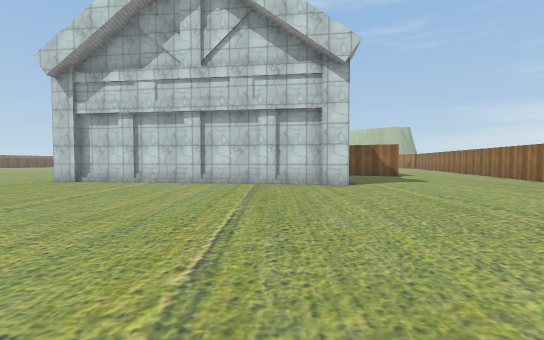
View 1 (above)

24 first-person views from a walk through a 3-D level made in the Unity game engine. The camera is 1.5 m above the floor, tilts 2° down and sees 90° across. Doors are open. The floor is counted in squares, 2 m on a side. Each view is taken from the middle of a square. On the plan, view 1 faces up. The plan holds only what a view shows up to about 10 squares ahead; the rest is blank. The place goes on beyond the plan. The player is left out. Some surface patterns are stand-ins.

View 2
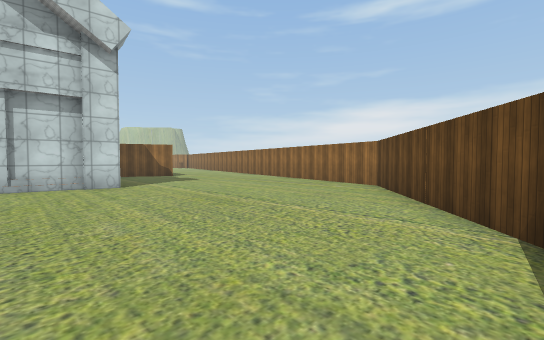

View 3
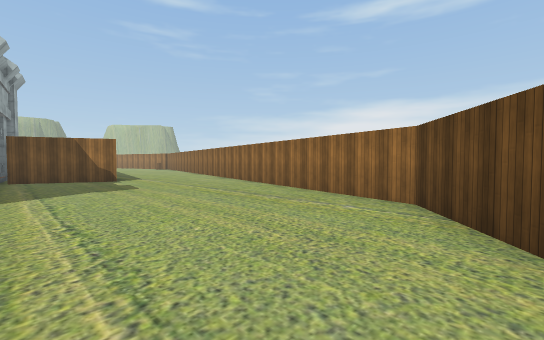

View 4
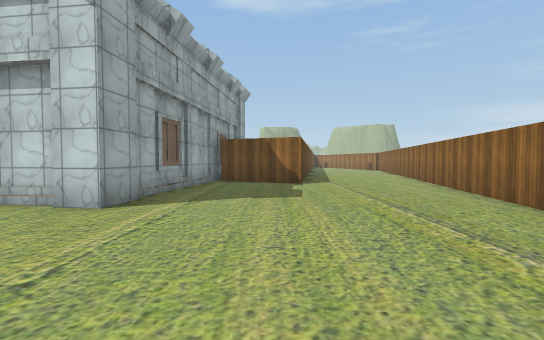

View 5
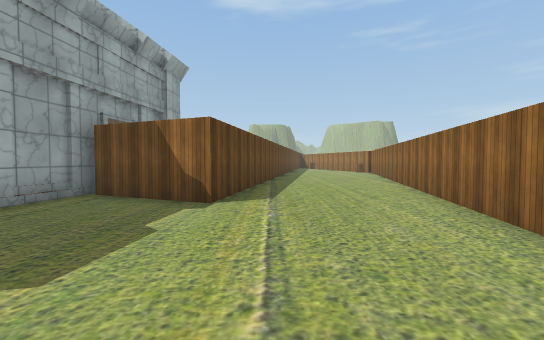

View 6
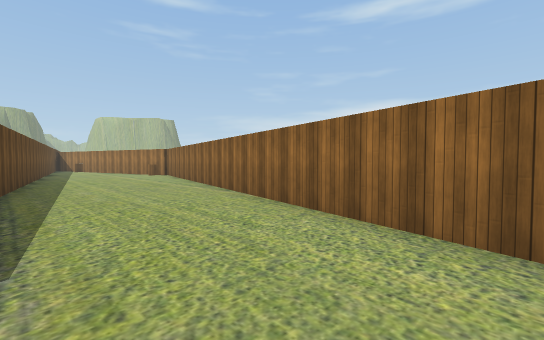

View 7
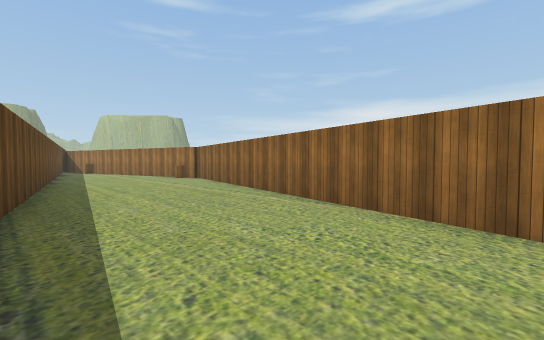

View 8
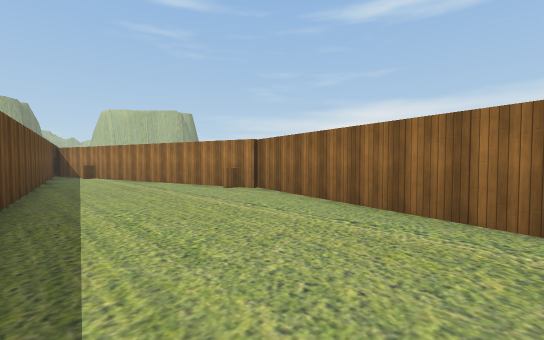

View 9
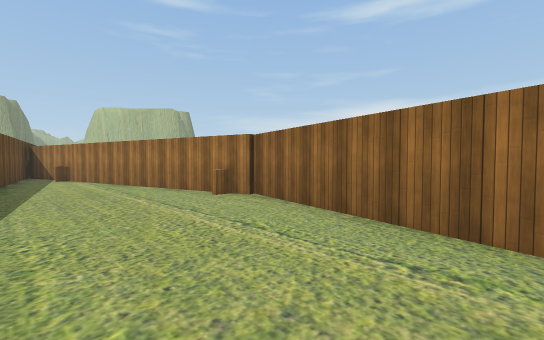

View 10
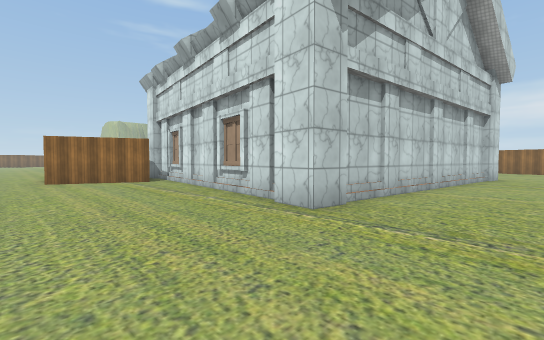

View 11
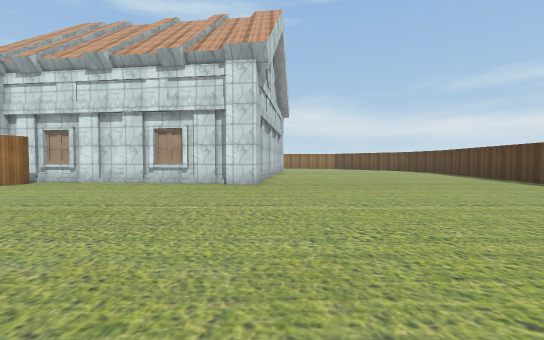

View 12
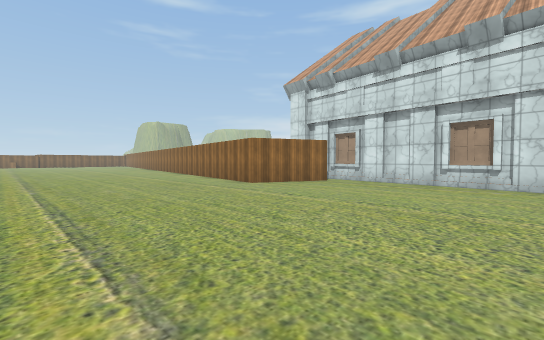

View 13
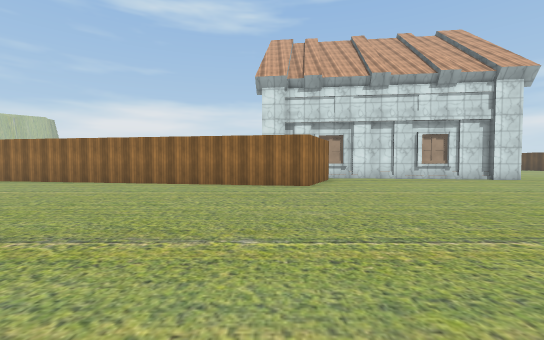

View 14
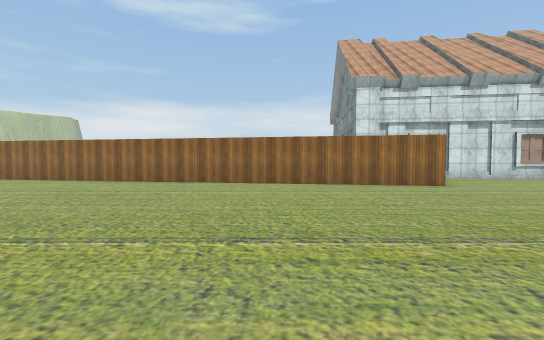

View 15
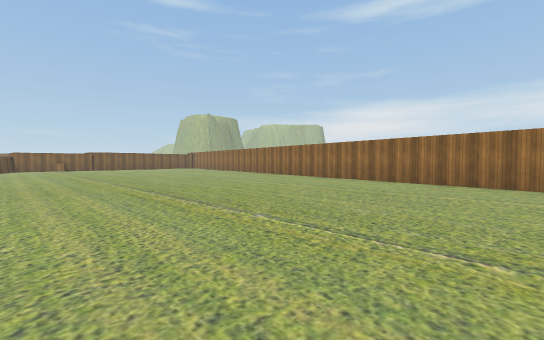

View 16
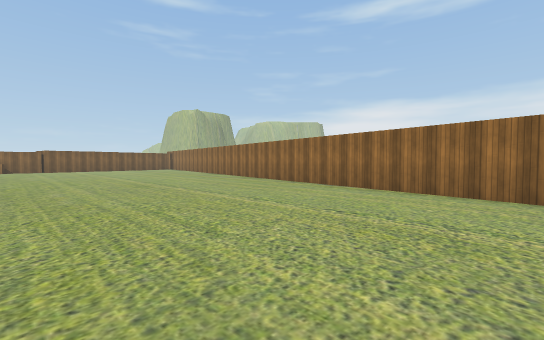

View 17
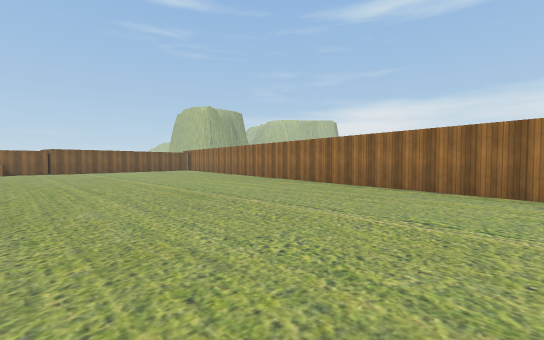

View 18
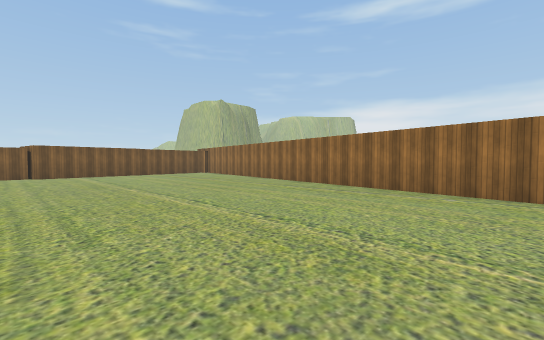

View 19
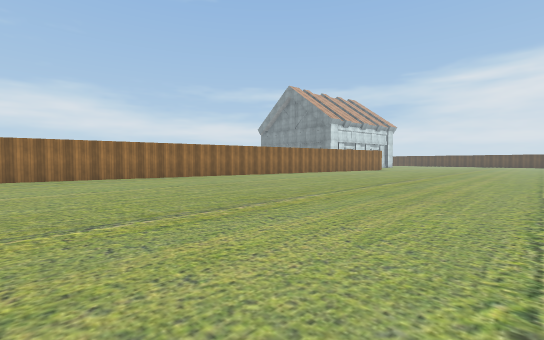

View 20
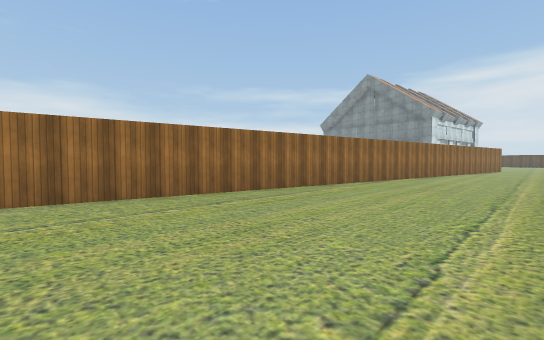

View 21
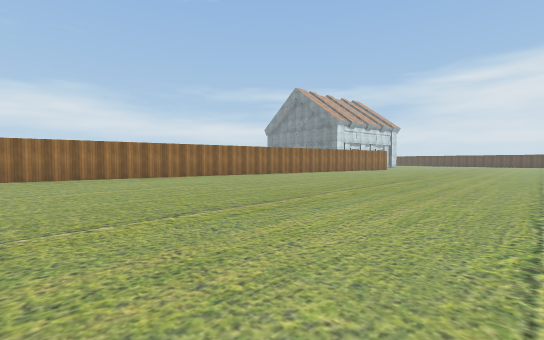

View 22
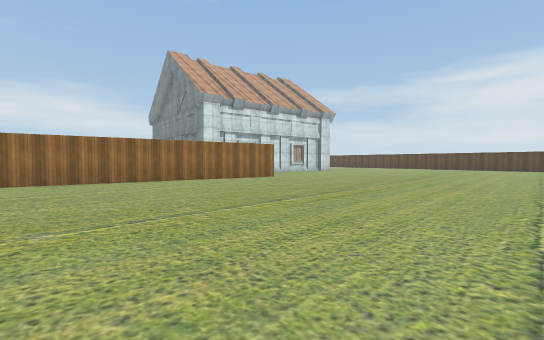

View 23
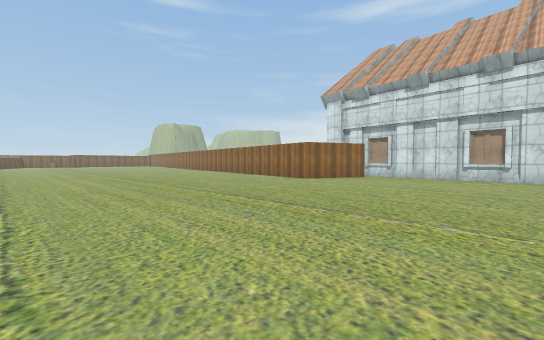

View 24
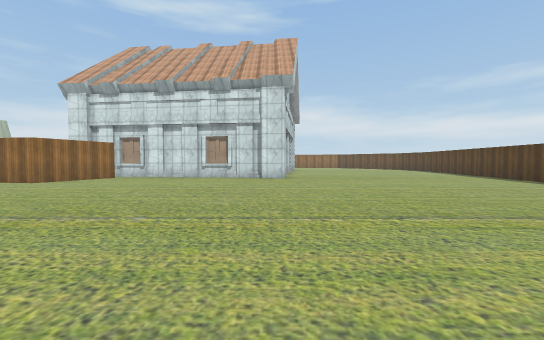

### Floor plan
Points are (right, up) in squares from view 1. A wall is a line through its corners. A room is listed if a view was taken in it or the views show most of it. See-through windows are left out.
Room 1 (views 1, 2, 3, 4, 5, 6, 7, 8, 9, 10, 11, 12, 13, 14, 15, 16, 17, 18, 19, 20, 21, 22, 23, 24)
walls: (-7.2, 16.7) (-10, 17.9) (-6.1, 41); (-7.3, 10.4) (-6.4, 17.7); (-6.7, 9.4) (-7.6, 9.5) (-7.5, 10.5); (2.8, 14.4) (2.2, 9.4); (1.6, 8.6) (-6.8, 9.7); (2.5, 9.3) (2.3, 8.2) (1.5, 8.3); (-9.7, 0.7) (-9, 0.6); (-7.4, 0.3) (-6, 0.1); (3.2, -0.1) (8, 3.5) (12.4, 22); (12.5, 25.9) (10.7, 32.4); (9.5, 33.6) (5.9, 12.7) (3.1, 13.9)

Where each view was taken, in squares from view 1:
view 1: 0 up, 0 right, facing up
view 2: 0 up, 0 right, facing up-right
view 3: 2 up, 3 right, facing up-right
view 4: 4 up, 5 right, facing up
view 5: 8 up, 7 right, facing up
view 6: 11 up, 7 right, facing up-right
view 7: 14 up, 7 right, facing up-right
view 8: 19 up, 8 right, facing up-right
view 9: 20 up, 9 right, facing up-right
view 10: 7 up, 11 left, facing up-right
view 11: 9 up, 16 left, facing right
view 12: 11 up, 16 left, facing up-right
view 13: 19 up, 18 left, facing right
view 14: 23 up, 18 left, facing right
view 15: 24 up, 18 left, facing up-right
view 16: 26 up, 15 left, facing up-right
view 17: 29 up, 15 left, facing up-right
view 18: 33 up, 14 left, facing up-right
view 19: 39 up, 19 left, facing down-right
view 20: 41 up, 12 left, facing down-right
view 21: 40 up, 19 left, facing down-right
view 22: 27 up, 19 left, facing down-right
view 23: 11 up, 19 left, facing up-right
view 24: 10 up, 19 left, facing right
